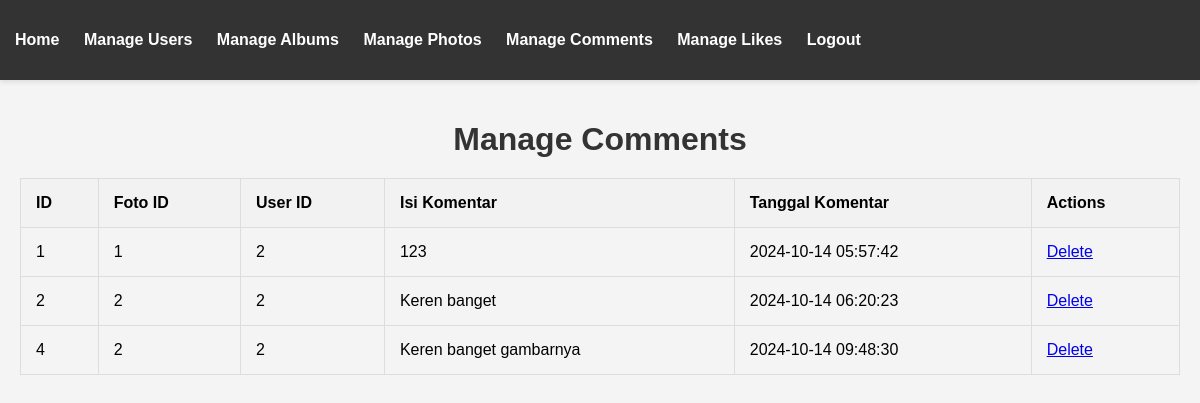
The page /gallery/admin/manage_comments.php (signed in) on the database as committed earlier.
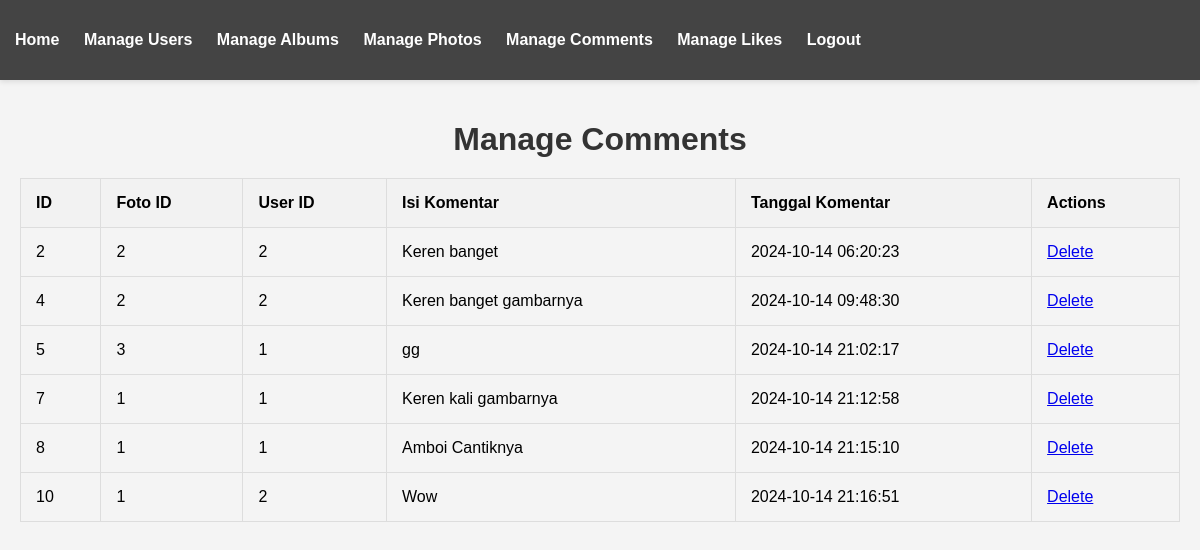
The same page on the database as committed later.
### tables this page shows
CREATE TABLE `komentarfoto` (
  `KomentarID` int(11) NOT NULL,
  `FotoID` int(11) NOT NULL,
  `UserID` int(11) NOT NULL,
  `IsiKomentar` text NOT NULL,
  `TanggalKomentar` datetime NOT NULL DEFAULT current_timestamp()
);

### gallery/admin/manage_comments.php (the view, shortened to what this page needs)
<?php
include_once("../config/koneksi.php");
$sql_comments = "SELECT * FROM komentarfoto";
$result_comments = $kon->query($sql_comments);
?>
<!DOCTYPE html>
<html lang="en">
<head>
    <link href="css/admin.css" rel="stylesheet">
</head>
<body>
<?php include('admin_nav.php'); ?>
<div class="container">
    <h1>Manage Comments</h1>
    <table>
        <thead>
            <tr>
                <th>ID</th>
                <th>Foto ID</th>
                <th>User ID</th>
                <th>Isi Komentar</th>
                <th>Tanggal Komentar</th>
                <th>Actions</th>
            </tr>
        </thead>
        <tbody>
            <?php while($comment = $result_comments->fetch_assoc()): ?>
            <tr>
                <td><?php echo $comment['KomentarID']; ?></td>
                <td><?php echo $comment['FotoID']; ?></td>
                <td><?php echo $comment['UserID']; ?></td>
                <td><?php echo $comment['IsiKomentar']; ?></td>
                <td><?php echo $comment['TanggalKomentar']; ?></td>
                <td>
                    <a href="komentar/delete_komentar.php?id=<?php echo $comment['KomentarID']; ?>" onclick="return confirm('Are you sure?')">Delete</a>
                </td>
            </tr>
            <?php endwhile; ?>
        </tbody>
    </table>
</div>
</body>
</html>

Rows that differ between the two databases and show on the page:
removed komentarfoto: KomentarID "1", FotoID "1", UserID "2", IsiKomentar "123", TanggalKomentar "2024-10-14 05:57:42"
added komentarfoto: KomentarID "5", FotoID "3", UserID "1", IsiKomentar "gg", TanggalKomentar "2024-10-14 21:02:17"
added komentarfoto: KomentarID "7", FotoID "1", UserID "1", IsiKomentar "Keren kali gambarnya", TanggalKomentar "2024-10-14 21:12:58"
added komentarfoto: KomentarID "8", FotoID "1", UserID "1", IsiKomentar "Amboi Cantiknya", TanggalKomentar "2024-10-14 21:15:10"
added komentarfoto: KomentarID "10", FotoID "1", UserID "2", IsiKomentar "Wow", TanggalKomentar "2024-10-14 21:16:51"
